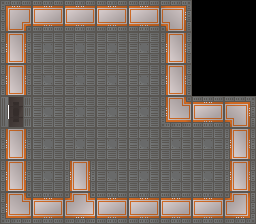

This game map was drawn from its Tiled (.tmx) file and the tilesets committed beside it. A one-line description and the full map source follow:
An orthogonal 8x7 tile map with 32x32 px tiles, 3 tile layers (Color Fill, Background, Walls), 4 tilesets and 14 objects (10x rock, 2x alien, playerSpawn, exit).

<map version="1.4" tiledversion="1.4.2" orientation="orthogonal" renderorder="right-down" width="8" height="7" tilewidth="32" tileheight="32" infinite="0" nextlayerid="8" nextobjectid="58">
 <editorsettings>
  <export target="Lvl6.json" format="json" />
 </editorsettings>
 <tileset firstgid="1" name="Floor" tilewidth="32" tileheight="32" tilecount="63" columns="7">
  <image source="tileset.png" width="224" height="288" />
 </tileset>
 <tileset firstgid="64" name="Rocks" tilewidth="32" tileheight="32" tilecount="1" columns="1">
  <image source="addwork.png" width="32" height="32" />
 </tileset>
 <tileset firstgid="65" name="Alien" tilewidth="32" tileheight="32" tilecount="2" columns="2">
  <image source="aliensprite_idle.png" width="64" height="32" />
 </tileset>
 <tileset firstgid="67" name="Black Blocks" tilewidth="32" tileheight="32" tilecount="576" columns="24">
  <image source="blacksquare.png" width="768" height="768" />
 </tileset>
 <layer id="1" name="Color Fill" width="8" height="7" tintcolor="#000000">
  <data encoding="csv">
9,9,9,9,9,9,67,67,
9,9,9,9,9,9,67,67,
9,9,9,9,9,9,67,67,
9,9,9,9,9,9,9,9,
9,9,9,9,9,9,9,9,
9,9,9,9,9,9,9,9,
9,9,9,9,9,9,9,9
</data>
 </layer>
 <layer id="2" name="Background" width="8" height="7">
  <data encoding="csv">
0,0,0,0,0,0,0,0,
0,9,9,9,9,0,0,0,
0,9,9,9,9,0,0,0,
42,9,9,9,9,0,0,0,
0,9,9,9,9,9,9,0,
0,9,0,9,9,9,9,0,
0,0,0,0,0,0,0,0
</data>
 </layer>
 <layer id="7" name="Walls" width="8" height="7">
  <data encoding="csv">
22,2,2,2,2,6,0,0,
8,0,0,0,0,8,0,0,
8,0,0,0,0,8,0,0,
0,0,0,0,0,13,2,6,
8,0,0,0,0,0,0,8,
8,0,8,0,0,0,0,8,
13,2,10,2,2,2,2,11
</data>
 </layer>
 <objectgroup id="5" name="Group">
  <object id="30" name="rock" gid="64" x="32" y="96" width="32" height="32" />
  <object id="31" name="rock" gid="64" x="32" y="160" width="32" height="32" />
  <object id="32" name="rock" gid="64" x="64" y="128" width="32" height="32" />
  <object id="33" name="rock" gid="64" x="64" y="64" width="32" height="32" />
  <object id="34" name="rock" gid="64" x="96" y="128" width="32" height="32" />
  <object id="35" name="rock" gid="64" x="128" y="64" width="32" height="32" />
  <object id="36" name="rock" gid="64" x="128" y="96" width="32" height="32" />
  <object id="37" name="rock" gid="64" x="128" y="160" width="32" height="32" />
  <object id="38" name="rock" gid="64" x="128" y="192" width="32" height="32" />
  <object id="39" name="rock" gid="64" x="192" y="192" width="32" height="32" />
  <object id="51" name="alien" gid="65" x="96" y="64" width="32" height="32" />
  <object id="53" name="alien" gid="65" x="192" y="160" width="32" height="32" />
 </objectgroup>
 <objectgroup id="6" name="Player">
  <object id="42" name="playerSpawn" x="48" y="112">
   <point />
  </object>
  <object id="57" name="exit" x="0" y="96" width="32" height="32" />
 </objectgroup>
</map>
